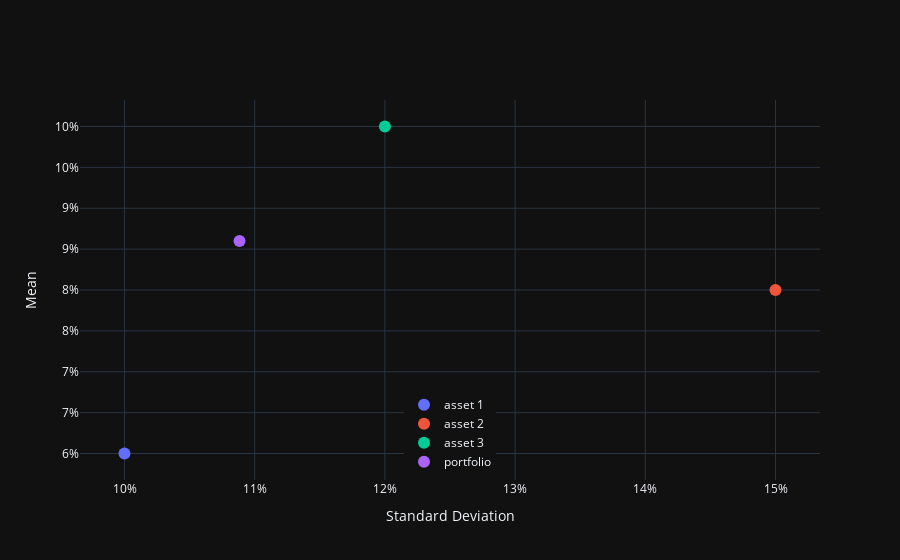

Here is the notebook cell this chart was saved with:
### Code cell
import plotly.graph_objects as go
import numpy as np

mn1, mn2, mn3 = 0.06, 0.08, 0.10
sd1, sd2, sd3 = 0.1, 0.15, 0.12
corr12, corr13, corr23 = 0.5, 0.7, 0.6
w1, w2, w3 = 0.2, 0.3, 0.5

S = np.diag([sd1, sd2, sd3])
R = np.identity(3)
R[0, 1] = R[1, 0] = corr12
R[0, 2] = R[2, 0] = corr13
R[1, 2] = R[2, 1] = corr23
C = S @ R @ S
w = np.array([w1, w2, w3])
mns = np.array([mn1, mn2, mn3])
portmn = w @ mns
portsd = np.sqrt(w @ C @ w)
trace1 = go.Scatter(
  x=[sd1],
  y=[mn1],
  mode="markers",
  marker=dict(size=12),
  name="asset 1",
  hovertemplate="asset 1<br>mean=%{y:.0%}<br>std dev=%{x:.0%}<extra></extra>"
)
trace2 = go.Scatter(
  x=[sd2],
  y=[mn2],
  mode="markers",
  marker=dict(size=12),
  name="asset 2",
  hovertemplate="asset 2<br>mean=%{y:.0%}<br>std dev=%{x:.0%}<extra></extra>"
)
trace3 = go.Scatter(
  x=[sd3],
  y=[mn3],
  mode="markers",
  marker=dict(size=12),
  name="asset 3",
  hovertemplate="asset 3<br>mean=%{y:.0%}<br>std dev=%{x:.0%}<extra></extra>"
)
trace4 = go.Scatter(
  x=[portsd],
  y=[portmn],
  mode="markers",
  marker=dict(size=12),
  name="portfolio",
  hovertemplate="portfolio<br>mean=%{y:.1%}<br>std dev=%{x:.1%}<extra></extra>"
)
fig = go.Figure()
for trace in (trace1, trace2, trace3, trace4):
  fig.add_trace(trace)

fig.update_layout(
    template="plotly_dark",
    xaxis_title="Standard Deviation",
    yaxis_title="Mean",
    yaxis_tickformat=".0%",
    xaxis_tickformat=".0%",
    legend=dict(
        yanchor="bottom", 
        y=0.01, 
        xanchor="center", 
        x=0.5
    )
  )

fig.show()

### Figure 1 — Plotly figure (JSON) as saved in the notebook; plotly's stock layout.template omitted (floating-point values rounded to 4 significant figures)
{"data": [{"hovertemplate": "asset 1<br>mean=%{y:.0%}<br>std dev=%{x:.0%}<extra></extra>", "marker": {"size": 12}, "mode": "markers", "name": "asset 1", "type": "scatter", "x": [0.1], "y": [0.06]}, {"hovertemplate": "asset 2<br>mean=%{y:.0%}<br>std dev=%{x:.0%}<extra></extra>", "marker": {"size": 12}, "mode": "markers", "name": "asset 2", "type": "scatter", "x": [0.15], "y": [0.08]}, {"hovertemplate": "asset 3<br>mean=%{y:.0%}<br>std dev=%{x:.0%}<extra></extra>", "marker": {"size": 12}, "mode": "markers", "name": "asset 3", "type": "scatter", "x": [0.12], "y": [0.1]}, {"hovertemplate": "portfolio<br>mean=%{y:.1%}<br>std dev=%{x:.1%}<extra></extra>", "marker": {"size": 12}, "mode": "markers", "name": "portfolio", "type": "scatter", "x": [0.1088], "y": [0.086]}], "layout": {"autosize": true, "legend": {"x": 0.5, "xanchor": "center", "y": 0.01, "yanchor": "bottom"}, "xaxis": {"autorange": true, "range": [0.09638, 0.1536], "tickformat": ".0%", "title": {"text": "Standard Deviation"}, "type": "linear"}, "yaxis": {"autorange": true, "range": [0.05551, 0.1045], "tickformat": ".0%", "title": {"text": "Mean"}, "type": "linear"}}}
